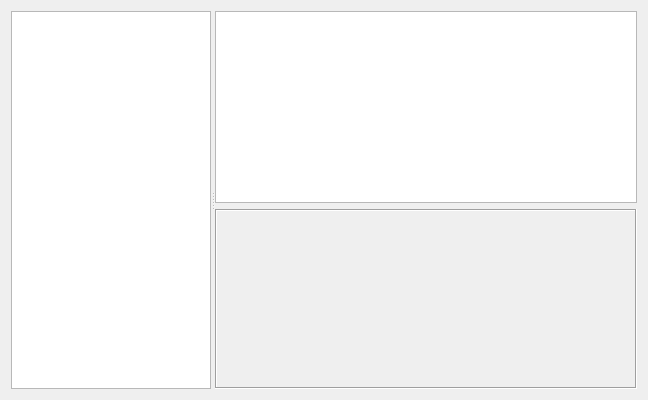
<?xml version="1.0" encoding="UTF-8"?>
<ui version="4.0">
 <class>Dialog</class>
 <widget class="QDialog" name="Dialog">
  <property name="geometry">
   <rect>
    <x>0</x>
    <y>0</y>
    <width>648</width>
    <height>400</height>
   </rect>
  </property>
  <property name="windowTitle">
   <string>New from Wizard</string>
  </property>
  <layout class="QGridLayout" name="gridLayout">
   <item row="0" column="0">
    <widget class="QSplitter" name="splitter">
     <property name="orientation">
      <enum>Qt::Horizontal</enum>
     </property>
     <widget class="QTreeWidget" name="uiWizardTREE">
      <property name="maximumSize">
       <size>
        <width>200</width>
        <height>16777215</height>
       </size>
      </property>
      <property name="alternatingRowColors">
       <bool>true</bool>
      </property>
      <property name="iconSize">
       <size>
        <width>24</width>
        <height>24</height>
       </size>
      </property>
      <attribute name="headerVisible">
       <bool>false</bool>
      </attribute>
      <attribute name="headerVisible">
       <bool>false</bool>
      </attribute>
      <column>
       <property name="text">
        <string notr="true">1</string>
       </property>
      </column>
     </widget>
     <widget class="QWidget" name="layoutWidget">
      <layout class="QVBoxLayout" name="verticalLayout">
       <property name="margin">
        <number>0</number>
       </property>
       <item>
        <widget class="QGraphicsView" name="uiWizardsVIEW">
         <property name="alignment">
          <set>Qt::AlignLeading|Qt::AlignLeft|Qt::AlignTop</set>
         </property>
        </widget>
       </item>
       <item>
        <widget class="QLabel" name="uiDescriptionLBL">
         <property name="sizePolicy">
          <sizepolicy hsizetype="Expanding" vsizetype="Expanding">
           <horstretch>0</horstretch>
           <verstretch>0</verstretch>
          </sizepolicy>
         </property>
         <property name="frameShape">
          <enum>QFrame::Box</enum>
         </property>
         <property name="frameShadow">
          <enum>QFrame::Sunken</enum>
         </property>
         <property name="text">
          <string/>
         </property>
         <property name="alignment">
          <set>Qt::AlignLeading|Qt::AlignLeft|Qt::AlignTop</set>
         </property>
         <property name="wordWrap">
          <bool>true</bool>
         </property>
         <property name="margin">
          <number>6</number>
         </property>
        </widget>
       </item>
      </layout>
     </widget>
    </widget>
   </item>
  </layout>
 </widget>
 <resources/>
 <connections/>
</ui>
